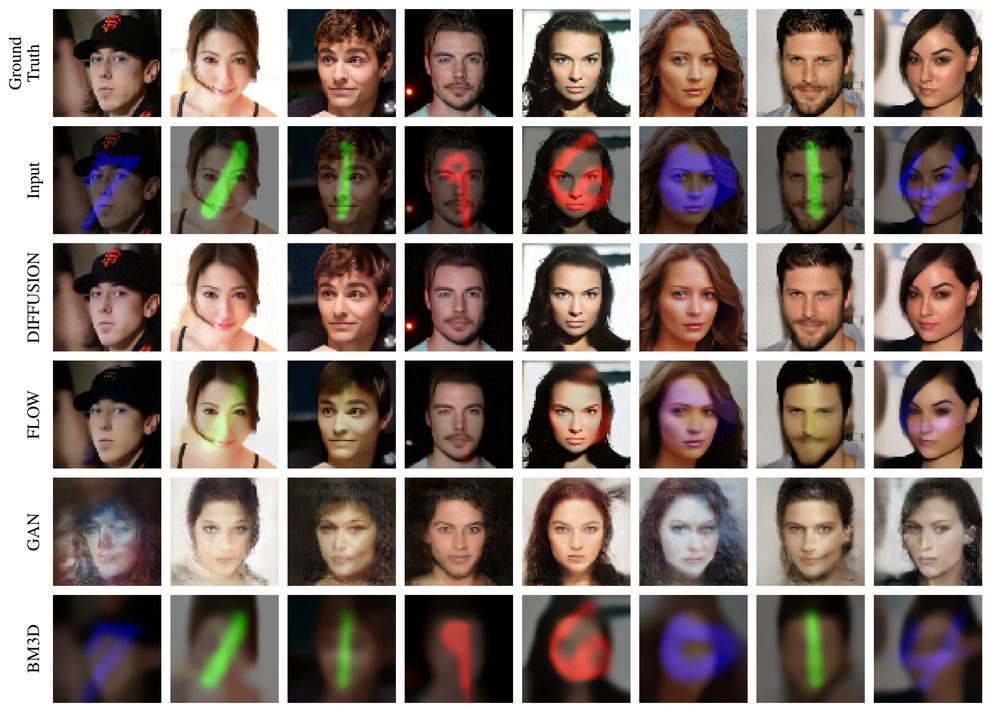
#> input picture dehazing-diffusion/joint_diffusion/images/comparison_celeba_mnist.png, 991 x 712 px, shrunk from 3274 x 2354 before the run
$ python -i processing.py   (imports and definitions only)
#> lines starting #> are read from the running program, lines starting #| are printed output that depends on the picture
"""Processing

Processing utilities for ultrasound data.

Author(s): Tristan Stevens
"""

from typing import Tuple

import matplotlib.pyplot as plt
import numpy as np
from scipy import stats
from scipy.interpolate import interp1d
from scipy.signal import correlate2d

# [289 lines left out: functions translate, companding_tf, companding, cumulative_distribution, ks_test, fit_and_get_fwhm and 2 more, not called in this run]


def equalize_histogram(image, n_bins=256, input_range=None, bi_hist=False):
    """Equalize the histogram of an image (with a uniform target distribution).

    Args:
        image (ndarray): input image / array of any size.
        n_bins (int, optional): number of bins of histogram. Defaults to 256.
        bi_hist (bool, optional): whether to do bi-histogram equalization.
            Defaults to False. In that case vanilla histogram equalization is done.

    Returns:
        ndarray: equalized image / array.
    """

    original_shape = image.shape
    image = image.ravel()

    if input_range is None:
        min_val, max_val = np.min(image), np.max(image)
    else:
        min_val, max_val = input_range

    bins = np.linspace(min_val, max_val, n_bins)

    # Apply either vanilla histogram equalization or bi histogram method
    if bi_hist:
        # Split the histogram of the image into two parts centered around the mean intensity value
        mean = np.mean(image)

        # Divide the bins of the histogram into two parts based on the mean intensity value
        bins_left = bins[: int(mean)]
        bins_right = bins[int(mean) :]

        # Compute the histogram of the image for each histogram part
        image_left = image[image < mean]
        image_right = image[image >= mean]
        hist_left, _ = np.histogram(image_left, bins=bins_left)
        hist_right, _ = np.histogram(image_right, bins=bins_right)

        # Compute the cumulative distribution functions (CDFs) of each histogram part
        cdf_left = np.cumsum(hist_left) / np.sum(hist_left)
        cdf_right = np.cumsum(hist_right) / np.sum(hist_right)

        # scale CDFs
        cdf_left = bins_left[0] + (bins_left[-1] - bins_left[0]) * cdf_left
        cdf_right = bins_right[0] + (bins_right[-1] - bins_right[0]) * cdf_right

        # Compute the lookup table (LUT) for histogram equalization
        lut = np.concatenate((cdf_left, cdf_right))

        # Apply the histogram equalization using the computed LUT
        result = lut[image]

    else:  # vanilla histogram equalization
        # Compute the histogram and cumulative distribution function (CDF) of the image
        hist, bins = np.histogram(image, bins=bins)
        cdf = np.cumsum(hist) / np.sum(hist)

        # scale CDFs
        cdf = bins[0] + (bins[-1] - bins[0]) * cdf

        # Apply the histogram equalization using the computed LUT
        result = cdf[image]

    return result.reshape(original_shape)


# [83 lines left out: functions adaptive_equalize_histogram, calculate_intensity_threshold, gcnr, not called in this run]

>>> import cv2
>>> picture = cv2.imread('joint_diffusion/images/comparison_celeba_mnist.png', cv2.IMREAD_GRAYSCALE)
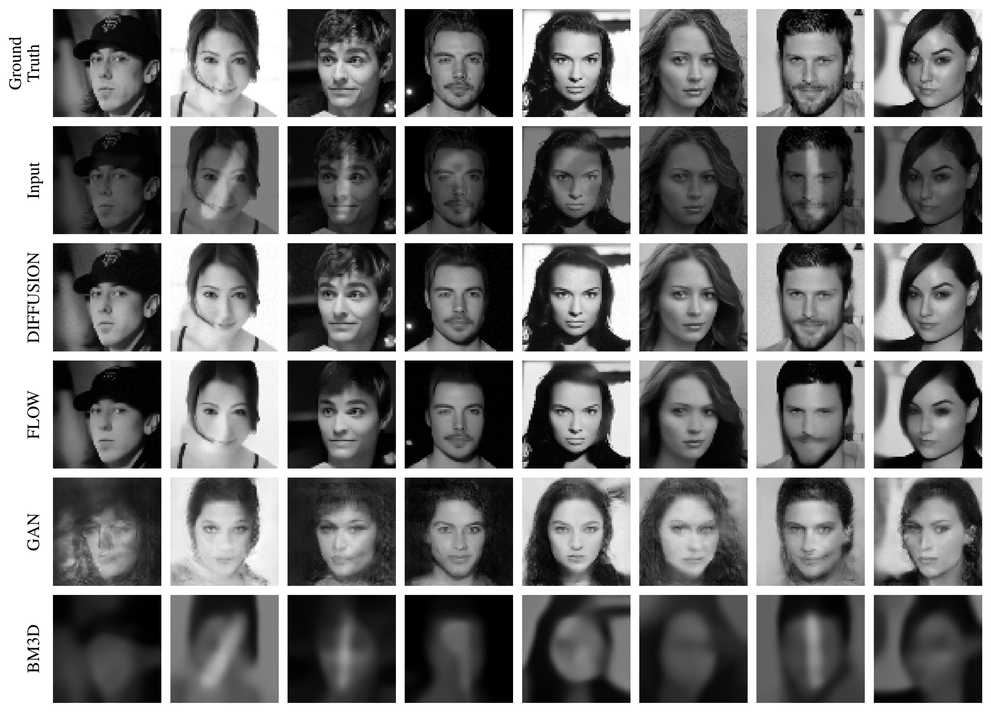
#> picture: shape (712, 991); min 0, max 255, mean 118.8
>>> result = equalize_histogram(picture)
#> in equalize_histogram, `min_val, max_val = np.min(image), np.max(image)`: min_val = 0; max_val = 255
#> in equalize_histogram, `hist, bins = np.histogram(image, bins=bins)`: hist = 255 values, max 124352 at index 254, min 430 at index 247, mean 2767
#> in equalize_histogram, `cdf = np.cumsum(hist) / np.sum(hist)`: cdf = 255 values from 0.0245 to 1
#> in equalize_histogram, `cdf = bins[0] + (bins[-1] - bins[0]) * cdf`: cdf = 255 values from 6.24 to 255
#> (the run stopped early here; a loop or call above may not have finished)
